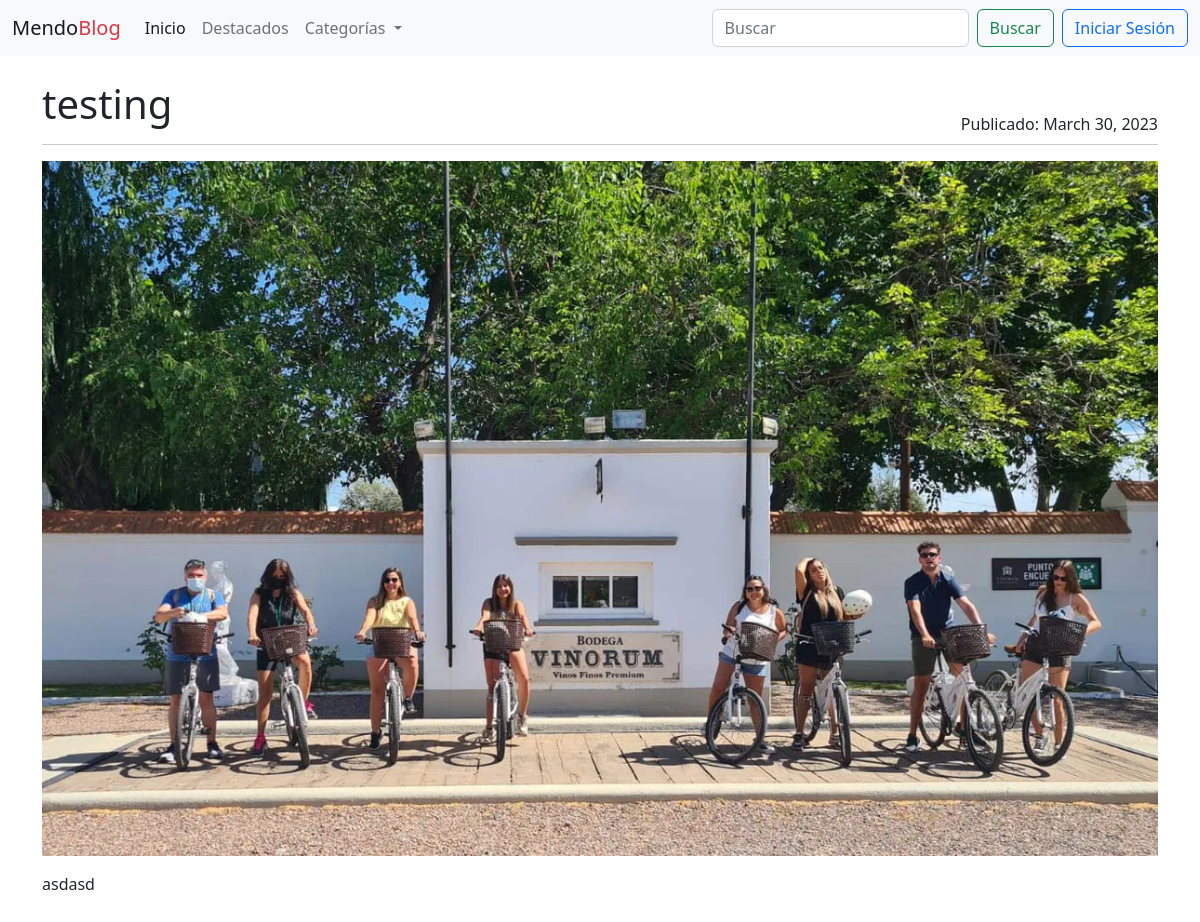
/post/mendoza, run on the app's committed database.
### blogs/models.py (models this page shows, shortened)
class Post(models.Model):
    titulo = models.CharField(max_length=255)
    subtitulo = models.CharField(max_length=255)
    slug = models.SlugField(unique=True)
    resumen = models.TextField()
    fecha_creacion = models.DateTimeField(auto_now_add=True)
    cuerpo = models.TextField()
    autor = models.ForeignKey(settings.AUTH_USER_MODEL, on_delete=models.PROTECT)
    categorias = models.ManyToManyField('Categoria')
    destacado = models.BooleanField(default=False)
    imagen = models.ImageField(upload_to='media/imagenes/',blank=True, null=True)
    fecha_publicacion = models.DateTimeField(default=timezone.now)
    class meta:
        ordering = ['-fecha_publicacion']

### blogs/views.py (the view)
# urls.py: path('post/<slug:slug>',views.postDetailView.as_view(),name='post'),
class postDetailView(generic.DetailView):
    model = Post
    queryset = Post.objects.filter(fecha_publicacion__lte=timezone.now())

### blogs/context_processors.py (called while the page is built)
def procesador_categorias(request):
    categorias = Categoria.objects.all()
    return { 'lista_de_categorias':categorias}

### blogs/templatetags/markdown_extras.py (called while the page is built)
@register.filter()
@stringfilter
def markdown(value):
    return md.markdown(value,extensions=['markdown.extensions.fenced_code'])

### blogs/templates/blogs/post_detail.html
{% extends 'base.html' %}
{% load markdown_extras %}
{% block content %}
<div class="container-xxl bd-gutter mt-3 my-md-4 bd-layout">
    <main class="container">
        <div class="row g-5">
            <div class="col-md-12">
                <div class="row">
                    <div class="d-flex justify-content-between">
                        <h1>{{ post.titulo }}</h1>
                        <div class="align-self-end">Publicado: {{ post.fecha_publicacion.date }}</div>
                    </div>
                </div>
                <hr class="d-none d-md-block my-2 mb-3 mt-2">
                {% if post.imagen %}
                    <div class="text-center">
                        <img src="{{ post.imagen.url }}" class="img-fluid" alt="image">
                    </div>
                {% endif %}
                <p>{{ post.cuerpo | markdown | safe }}</p>
            </div>
        </div>
    </main>
</div>
{% endblock content%}

### data on the page
Post: titulo "testing", fecha_publicacion "March 30, 2023", imagen (picture), cuerpo "asdasd"
